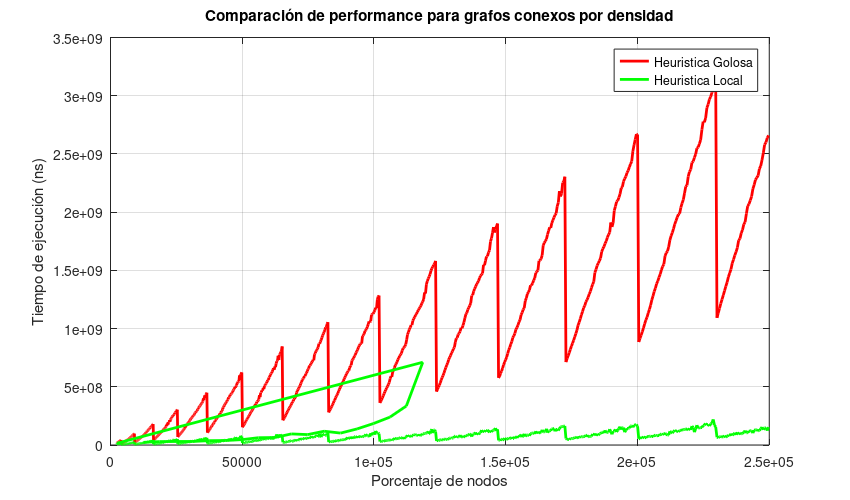

Here is the MATLAB script that generated this plot:
# Ya estoy en la carpeta correcta

# A graficar!

clear;
hold off;


# 2  	WHEEL							Rueda
# 3 	BANANA						  	Banana Tree
# 4  	COMPLETE						Completo
# 9  	BIPARTITE_COMPLETE				Bipartito Completo
# 12  	CONNECTED_DENSITY				Conexo por densidad de ejes
# 14  	GREEDY_NOT_IN_CMF				Estrella+Puente+CMF
# 15  	GREEDY_IN_CMF					Estrella+CMF
# 17  	STAR_BRIDGE_DOUBLE_STAR			Estrella+Puente+Doble Estrella

goloso_dat=load("goloso_12.dat");
local_dat=load("local_12.dat");
#tabu_dat=load("tabu_12.dat");

plot(goloso_dat(:,3), goloso_dat(:,4), '-r', 'LineWidth', 2,local_dat(:,3), local_dat(:,4), '-g', 'LineWidth', 2);
#plot(goloso_dat(:,2), goloso_dat(:,3), '-r', 'LineWidth', 2,local_dat(:,2), local_dat(:,3), '-g', 'LineWidth', 2,tabu_dat(:,2), tabu_dat(:,3), '-b', 'LineWidth', 2);
title("Comparación de performance para grafos conexos por densidad");
xlabel("Porcentaje de nodos");
ylabel("Tiempo de ejecución (ns)");
legend("Heuristica Golosa", "Heuristica Local");
grid;

set(gcf,'PaperUnits','inches','PaperPosition',[0 0 8.5 5])

print("versus_performance_aristas.jpg");
